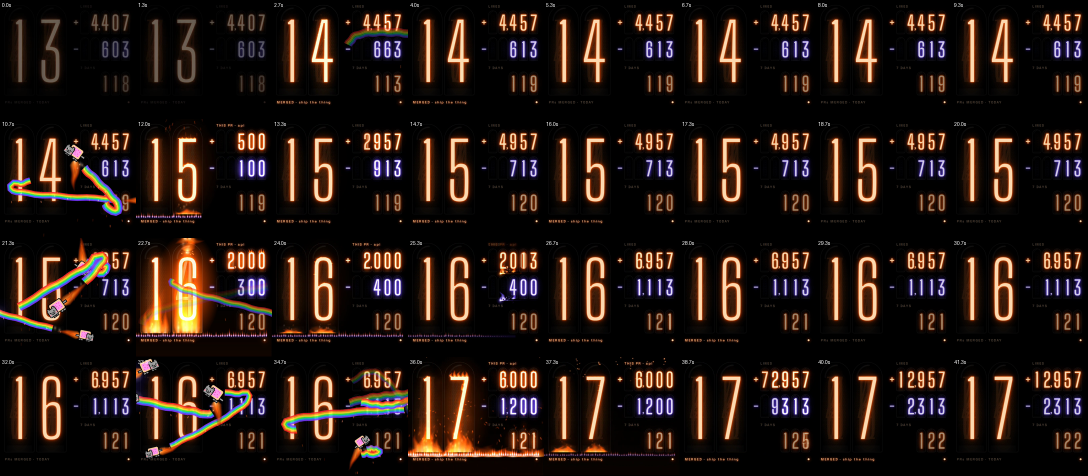
#> input picture design/fx-prototype/on-device.png, 2176 x 952 px (shown at 1/2 size)
$ python -i build_gfx.py   (imports and definitions only)
#> lines starting #> are read from the running program, lines starting #| are printed output that depends on the picture
#!/usr/bin/env python3
"""Render the demo's overlay PNGs (bg, module, captions, title, end, grain) via headless Chrome + PIL.
Run: python3 build_gfx.py [name ...]   (no args = all)"""
import json, os, subprocess, sys
from PIL import Image, ImageChops

HERE = os.path.dirname(os.path.abspath(__file__))
SRC, OUT = os.path.join(HERE, "gfx-src"), os.path.join(HERE, "gfx")
FONTS = "file://" + os.path.abspath(os.path.join(HERE, "..", "..", "android", "app", "src", "main", "assets", "fonts")) + "/"
CHROME = "/Applications/Google Chrome.app/Contents/MacOS/Google Chrome"
W, H = 1920, 1080

# ---- module geometry (video px). Rear panel 976x596 scaled x1.4754 -> 1440x879 ----
WIN = dict(x=240, y=101, w=1440, h=879, r=149)          # r = 101 device px corner * 1.4754
ISL = dict(x=214, y=75, w=677 - 214, h=1006 - 75)       # right edge == 677 == 240 + 437
MOD = dict(x=196, y=57, w=1528, h=967, r=148)   # r<=150 so the window bbox corners stay under the glass

HEAD = f"""<!doctype html><meta charset=utf-8><style>
@font-face{{font-family:BSD;font-weight:100;src:url({FONTS}BigShouldersDisplay-Thin.ttf)}}
@font-face{{font-family:BSD;font-weight:300;src:url({FONTS}BigShouldersDisplay-Light.ttf)}}
@font-face{{font-family:BSD;font-weight:500;src:url({FONTS}BigShouldersDisplay-Medium.ttf)}}
@font-face{{font-family:SG;font-weight:600;src:url({FONTS}SpaceGrotesk-SemiBold.ttf)}}
html,body{{margin:0;width:{W}px;height:{H}px;overflow:hidden;background:transparent}}
*{{box-sizing:border-box}}
.neon{{font-family:BSD;color:#FFE6CC;line-height:1;white-space:nowrap;
  text-shadow:0 0 2px #FFF1E0,0 0 6px #FFB27A,0 0 14px #FF8A2A,0 0 28px #FF8A2A,0 0 52px #FF5200,
              0 0 90px #FF5200,0 0 150px rgba(255,82,0,.55)}}
.sg{{font-family:SG;font-weight:600}}
</style>"""


# [139 lines left out: functions rrect, hexmesh_defs, bg, lens, module, not called in this run]


# ------------------------------------------------------------------ captions / title / end
CAPTIONS = {2: "Today's PRs and lines, in Nixie tubes", 3: "Every merge is an event",
            4: "Recent merges, with the details", 5: "Streaks and a daily goal", 6: "Badges to unlock",
            7: "A sleeping cat for every PR this week", 8: "Open PRs at a glance", 9: "A weekly recap",
            10: "Drag a cat. Fling it."}
CAP_BASE = 930      # text baseline y; left edge x = 120
CAP_PX = 40


# [11 lines left out: function caption, not called in this run]


def logo(px):
    # trailing letter-spacing compensated by padding-left so the word stays optically centred
    return f'<div class=neon style="font-weight:300;font-size:{px}px;letter-spacing:.13em;padding-left:.13em">MERGED</div>'


# [10 lines left out: function title, not called in this run]


ICON = 'fill="none" stroke-width="3" stroke-linecap="round" stroke-linejoin="round"'
ICONS = [  # merge glyph, pixel cat, flame — 64x64 viewbox
    ("o", f'<g transform="translate(-1 0)"><circle cx="20" cy="12" r="6" {ICON}/><circle cx="20" cy="52" r="6" {ICON}/>'
          f'<circle cx="48" cy="40" r="6" {ICON}/><path d="M20 18 V46 M20 18 C20 30 30 40 42 40" {ICON}/></g>'),
    ("v", f'<path d="M10 54 V18 L16 10 L24 20 H40 L48 10 L54 18 V54 Z" {ICON}/>'
          f'<path d="M24 34 v4 M40 34 v4 M29 45 h6" {ICON}/>'),
    ("o", f'<path d="M32 56 C18 56 12 46 14 36 C16 28 22 24 24 14 C30 20 30 26 30 30 C34 26 36 20 36 10 '
          f'C46 18 52 30 50 40 C48 50 42 56 32 56 Z" {ICON}/><path d="M32 50 C26 50 24 44 27 40 C29 37 30 35 31 32 C36 36 39 42 37 46 C36 48 34 50 32 50 Z" {ICON}/>'),
]
GLOW = {"o": ("#FFD9B0", "drop-shadow(0 0 2px #FF8A2A) drop-shadow(0 0 7px #FF8A2A) drop-shadow(0 0 16px #FF5200)"),
        "v": ("#ECE4FF", "drop-shadow(0 0 2px #A98CFF) drop-shadow(0 0 7px #A98CFF) drop-shadow(0 0 16px #6A45FF)")}


# [30 lines left out: functions end, shoot, not called in this run]


def dither(path, sigma=1.6):
    """+-1-2 LSB gaussian noise on an opaque plate so 8-bit dark gradients don't band after H.264."""
#> called with path = '../../design/fx-prototype/on-device.png', sigma = 1.6
    im = Image.open(path).convert("RGB")
#> im is the input picture: PIL image 2176x952 RGB; mean R, G, B 37.1, 24.2, 18.3
    n = Image.effect_noise((W, H), sigma)
    im = Image.merge("RGB", [ImageChops.add(c, n, 1, -128) for c in im.split()])
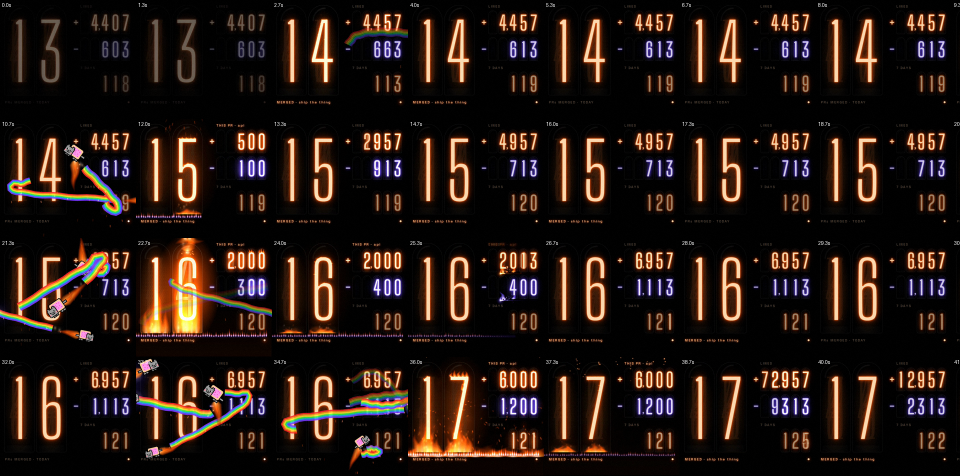
#> im: PIL image 1920x952 RGB (shown at 1/2 size); mean R, G, B 37.6, 24.5, 18.6
    im.save(path, optimize=True)


# [31 lines left out: functions grain, check_module, _inside_by, not called in this run]


# [23 lines not run here, left out]

>>> result = dither('../../design/fx-prototype/on-device.png')
